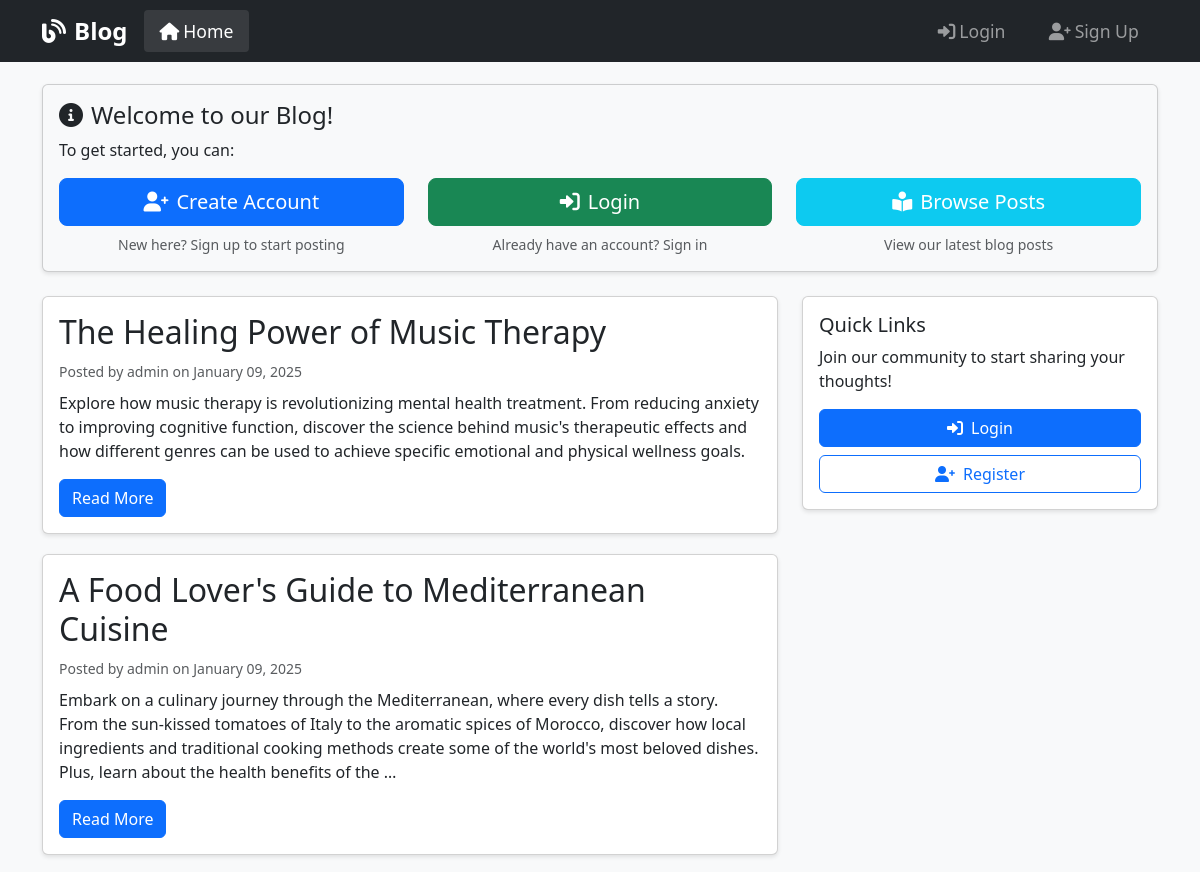
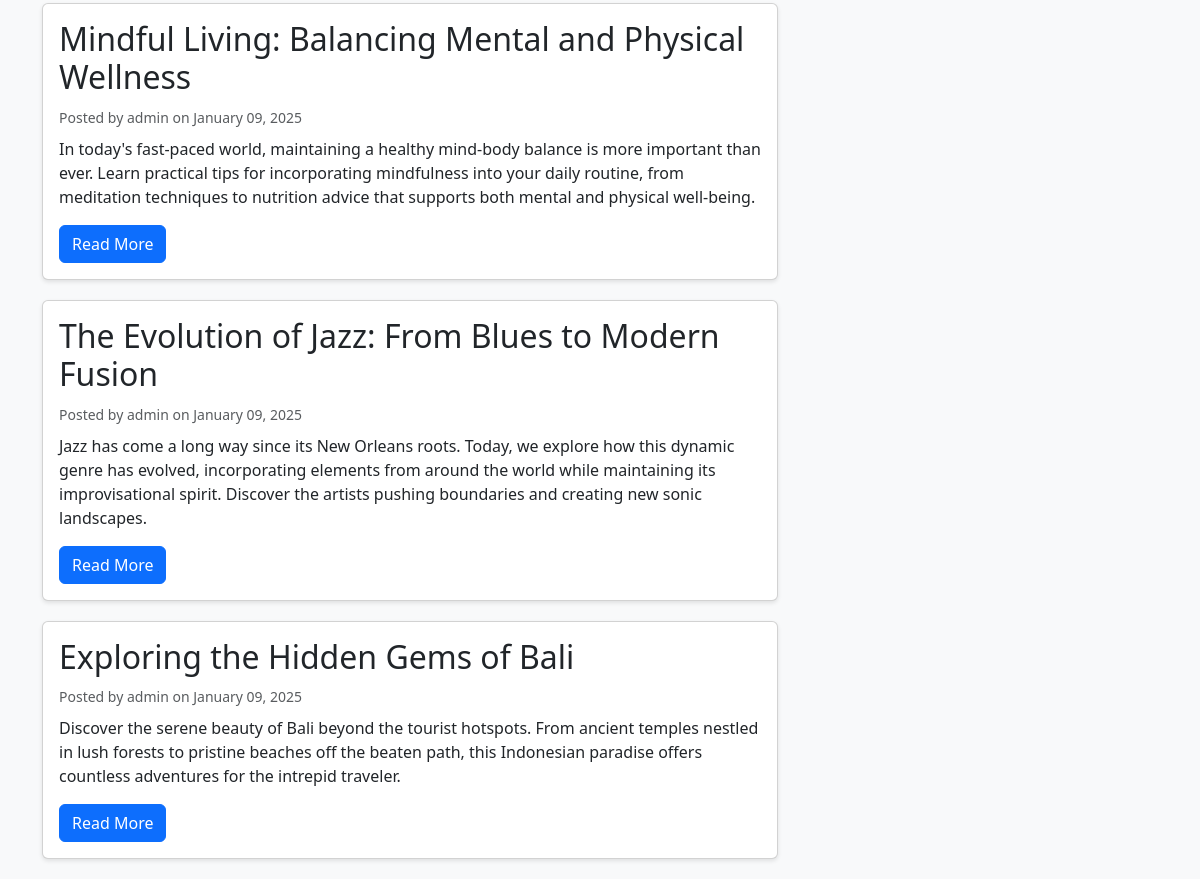
The page / on the database its author committed (2 pictures, top to bottom).
### blogapp/models.py (models this page shows, shortened)
class Post(models.Model):
    title = models.CharField(max_length=200)
    content = models.TextField()
    date_posted = models.DateTimeField(default=timezone.now)
    author = models.ForeignKey(User, on_delete=models.CASCADE)
    image = models.ImageField(upload_to='blog_images/', null=True, blank=True)

### blogapp/views.py (the view)
# urls.py: path('', views.PostListView.as_view(), name='blog-home'),
class PostListView(ListView):
    model = Post
    template_name = 'blogapp/home.html'
    context_object_name = 'posts'
    ordering = ['-date_posted']
    paginate_by = 5

### blogapp/templates/blogapp/home.html (shortened to what this page needs)
{% extends "blogapp/base.html" %}
{% block content %}
    {% if not user.is_authenticated %}
    <div class="card mb-4 bg-light">
        <div class="card-body">
            <h4 class="card-title"><i class="fas fa-info-circle me-2"></i>Welcome to our Blog!</h4>
            <p class="card-text">To get started, you can:</p>
            <div class="row">
                <div class="col-md-4">
                    <div class="d-grid">
                        <a href="{% url 'register' %}" class="btn btn-primary btn-lg mb-2">
                            <i class="fas fa-user-plus me-2"></i>Create Account
                        </a>
                        <small class="text-muted text-center">New here? Sign up to start posting</small>
                    </div>
                </div>
                <div class="col-md-4">
                    <div class="d-grid">
                        <a href="{% url 'login' %}" class="btn btn-success btn-lg mb-2">
                            <i class="fas fa-sign-in-alt me-2"></i>Login
                        </a>
                        <small class="text-muted text-center">Already have an account? Sign in</small>
                    </div>
                </div>
                <div class="col-md-4">
                    <div class="d-grid">
                        <a href="#posts" class="btn btn-info btn-lg mb-2 text-white">
                            <i class="fas fa-book-reader me-2"></i>Browse Posts
                        </a>
                        <small class="text-muted text-center">View our latest blog posts</small>
                    </div>
                </div>
            </div>
        </div>
    </div>
    {% endif %}
    <div class="row" id="posts">
        <div class="col-md-8">
            {% for post in posts %}
                <article class="card">
                    <div class="card-body">
                        <h2 class="card-title">
                            <a href="{% url 'post-detail' post.pk %}" class="text-dark text-decoration-none">
                                {{ post.title }}
                            </a>
                        </h2>
                        <div class="text-muted mb-2">
                            <small>Posted by {{ post.author }} on {{ post.date_posted|date:"F d, Y" }}</small>
                        </div>
                        <p class="card-text">{{ post.content|truncatewords:50 }}</p>
                        <a href="{% url 'post-detail' post.pk %}" class="btn btn-primary">Read More</a>
                    </div>
                </article>
            {% empty %}
                <div class="alert alert-info">No posts available.</div>
            {% endfor %}
        </div>
        <div class="col-md-4">
            <div class="card">
                <div class="card-body">
                    <h5 class="card-title">Quick Links</h5>
                    {% if user.is_authenticated %}
                        <p class="card-text">Welcome back, {{ user.username }}! Ready to share your thoughts?</p>
                        <div class="d-grid">
                            <a href="{% url 'post-create' %}" class="btn btn-success">
                                <i class="fas fa-plus-circle me-2"></i>Create New Post
                            </a>
                        </div>
                    {% else %}
                        <p class="card-text">Join our community to start sharing your thoughts!</p>
                        <div class="d-grid gap-2">
                            <a href="{% url 'login' %}" class="btn btn-primary">
                                <i class="fas fa-sign-in-alt me-2"></i>Login
                            </a>
                            <a href="{% url 'register' %}" class="btn btn-outline-primary">
                                <i class="fas fa-user-plus me-2"></i>Register
                            </a>
                        </div>
                    {% endif %}
                </div>
            </div>
        </div>
    </div>
{% endblock content %}

### blogapp/templates/blogapp/base.html (shortened to what this page needs)
<!DOCTYPE html>
<html lang="en">
<head>
    <link href="https://cdn.jsdelivr.net/npm/bootstrap@5.3.0/dist/css/bootstrap.min.css" rel="stylesheet">
    <link rel="stylesheet" href="https://cdnjs.cloudflare.com/ajax/libs/font-awesome/6.0.0/css/all.min.css">
</head>
<body>
    <nav class="navbar navbar-expand-lg navbar-dark bg-dark fixed-top">
        <div class="container">
            <a class="navbar-brand" href="{% url 'blog-home' %}">
                <i class="fas fa-blog me-2"></i>Blog
            </a>
            <div class="collapse navbar-collapse" id="navbarNav">
                <ul class="navbar-nav me-auto">
                    <li class="nav-item {% if request.resolver_match.url_name == 'blog-home' %}active{% endif %}">
                        <a class="nav-link" href="{% url 'blog-home' %}">
                            <i class="fas fa-home me-1"></i>Home
                        </a>
                    </li>
                </ul>
                <ul class="navbar-nav user-menu">
                    {% if user.is_authenticated %}
                        {% if user.is_staff %}
                        <li class="nav-item">
                            <a class="nav-link" href="{% url 'admin:index' %}" target="_blank">
                                <i class="fas fa-cog me-1"></i>Admin
                            </a>
                        </li>
                        {% endif %}
                        <li class="nav-item">
                            <span class="nav-link text-light">
                                <i class="fas fa-user me-1"></i>{{ user.username }}
                            </span>
                        </li>
                        <li class="nav-item">
                            <form method="post" action="{% url 'logout' %}" class="d-inline">
                                {% csrf_token %}
                                <button type="submit" class="nav-link btn btn-outline-light btn-nav">
                                    <i class="fas fa-sign-out-alt me-1"></i>Logout
                                </button>
                            </form>
                        </li>
                    {% else %}
                        <li class="nav-item">
                            <a class="nav-link btn btn-outline-light btn-nav me-2" href="{% url 'login' %}">
                                <i class="fas fa-sign-in-alt me-1"></i>Login
                            </a>
                        </li>
                        <li class="nav-item">
                            <a class="nav-link btn btn-primary btn-nav" href="{% url 'register' %}">
                                <i class="fas fa-user-plus me-1"></i>Sign Up
                            </a>
                        </li>
                    {% endif %}
                </ul>
            </div>
        </div>
    </nav>
    <main class="container mt-4">
        {% block content %}{% endblock %}
    </main>
</body>
</html>

### blogapp/templates/blogapp/base.html (style rules this page uses)
body { background-color: #f8f9fa; padding-top: 60px; }
.card { margin-bottom: 20px; box-shadow: 0 2px 4px rgba(0,0,0,0.1); }
.navbar-brand { font-size: 1.5rem; font-weight: bold; }
.nav-link { font-size: 1.1rem; padding: 0.5rem 1rem !important; }
.nav-item.active .nav-link { color: #fff !important; background-color: rgba(255,255,255,0.1); border-radius: 4px; }
.user-menu { display: flex; align-items: center; }
.user-menu .nav-link { padding: 0.5rem 1rem; margin: 0 0.2rem; }
.btn-nav { padding: 0.5rem 1.5rem; margin: 0 0.2rem; border-radius: 20px; }

### rows shown on the page
Post: title "The Healing Power of Music Therapy", author "admin", date_posted "January 09, 2025", content "Explore how music therapy is revolutionizing mental health treatment. From reducing anxiety to improving cognitive function, discover the science behind music's therapeutic effects and how different genres can be used to achieve specific emotional and physical wellness goals."
Post: title "A Food Lover's Guide to Mediterranean Cuisine", author "admin", date_posted "January 09, 2025", content "Embark on a culinary journey through the Mediterranean, where every dish tells a story. From the sun-kissed tomatoes of Italy to the aromatic spices of Morocco, discover how local ingredients and traditional cooking methods create some of the world's most beloved dishes. Plus, learn about the health benefits of the …"
Post: title "Mindful Living: Balancing Mental and Physical Wellness", author "admin", date_posted "January 09, 2025", content "In today's fast-paced world, maintaining a healthy mind-body balance is more important than ever. Learn practical tips for incorporating mindfulness into your daily routine, from meditation techniques to nutrition advice that supports both mental and physical well-being."
Post: title "The Evolution of Jazz: From Blues to Modern Fusion", author "admin", date_posted "January 09, 2025", content "Jazz has come a long way since its New Orleans roots. Today, we explore how this dynamic genre has evolved, incorporating elements from around the world while maintaining its improvisational spirit. Discover the artists pushing boundaries and creating new sonic landscapes."
Post: title "Exploring the Hidden Gems of Bali", author "admin", date_posted "January 09, 2025", content "Discover the serene beauty of Bali beyond the tourist hotspots. From ancient temples nestled in lush forests to pristine beaches off the beaten path, this Indonesian paradise offers countless adventures for the intrepid traveler."
